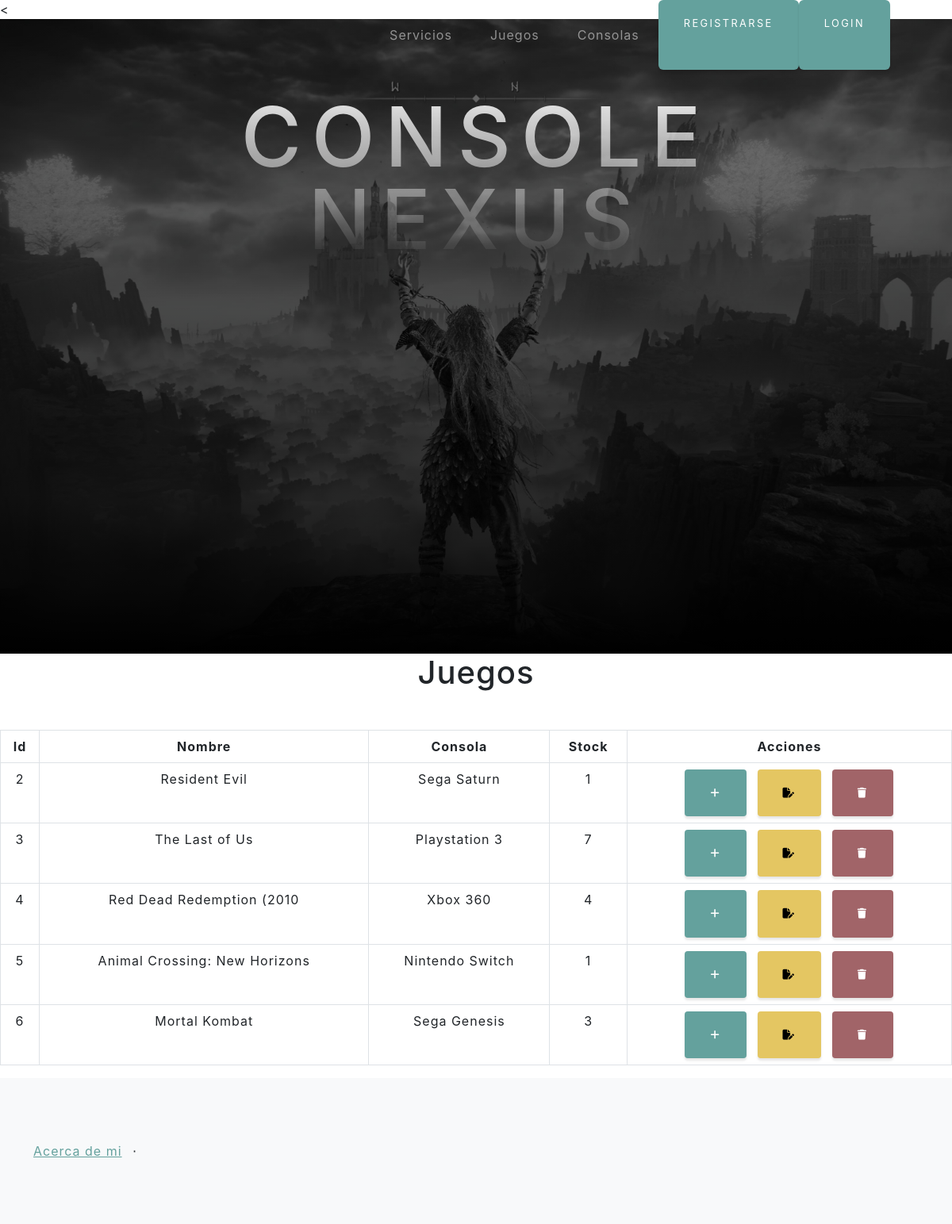
Page /juegos/ on the committed database.
### aplicacion4/models.py (models this page shows)
class Juego(models.Model):
    nombre = models.CharField(max_length=60)
    consola = models.CharField(max_length=60)
    stock = models.IntegerField()

### aplicacion4/views.py (the view)
# urls.py: path('juegos/', juegos, name="juegos"),
def juegos(request):  # Función utilizada para mostrar los objetos del modelo Juego
    contexto = {'juegos': Juego.objects.all()}
    return render(request, "aplicacion4/juegos.html", contexto)

### aplicacion4/templates/aplicacion4/juegos.html
{% extends "aplicacion4/index.html" %}
{% block titulo %}
<h1 class="mb-5 text-center">Juegos</h1>
{% endblock titulo %}
{% block contenido %}
<table class="table table-bordered text-center">
  <thead>
    <tr>
      <th>Id</th>
      <th>Nombre</th>
      <th>Consola</th>
      <th>Stock</th>
      <th>Acciones</th>
    </tr>
  </thead>
  <tbody>
    {% for j in juegos %}
      <tr>
        <td>{{ j.id }}</td>
        <td>{{ j.nombre }}</td>
        <td>{{ j.consola }}</td>
        <td>{{ j.stock }}</td>
       <td>
               <a href="{% url 'juego_form' %}" class="btn btn-primary btn-sm me-2" title="Crear">
            <i class="fa fa-plus"></i>
          </a>
          <a href="{% url 'juego_update' j.id %}" class="btn btn-warning btn-sm me-2" title="Actualizar">
            <i class="fa-solid fa-file-pen"></i>
          </a>
          <a href="{% url 'juego_delete' j.id %}" class="btn btn-danger btn-sm" title="Eliminar">
            <i class="fa fa-trash"></i>
                </a>
            </td>
      </tr>
    {% endfor %}
  </tbody>
</table>
{% endblock contenido %}

### rows in the picture
Juego: id "2", nombre "Resident Evil", consola "Sega Saturn", stock "1"
Juego: id "3", nombre "The Last of Us", consola "Playstation 3", stock "7"
Juego: id "4", nombre "Red Dead Redemption (2010", consola "Xbox 360", stock "4"
Juego: id "5", nombre "Animal Crossing: New Horizons", consola "Nintendo Switch", stock "1"
Juego: id "6", nombre "Mortal Kombat", consola "Sega Genesis", stock "3"
